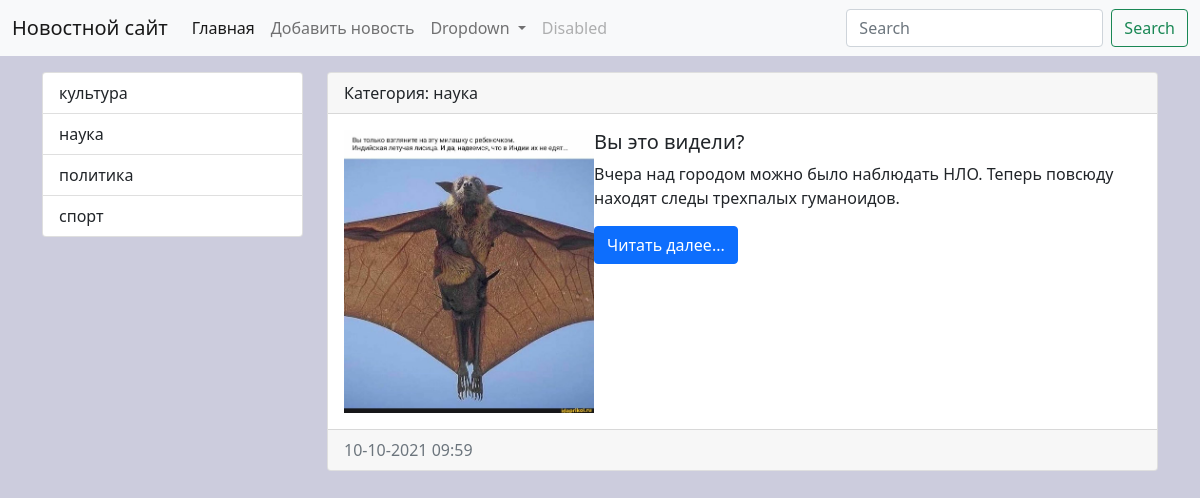
Page /category/4/ on the earlier database version.
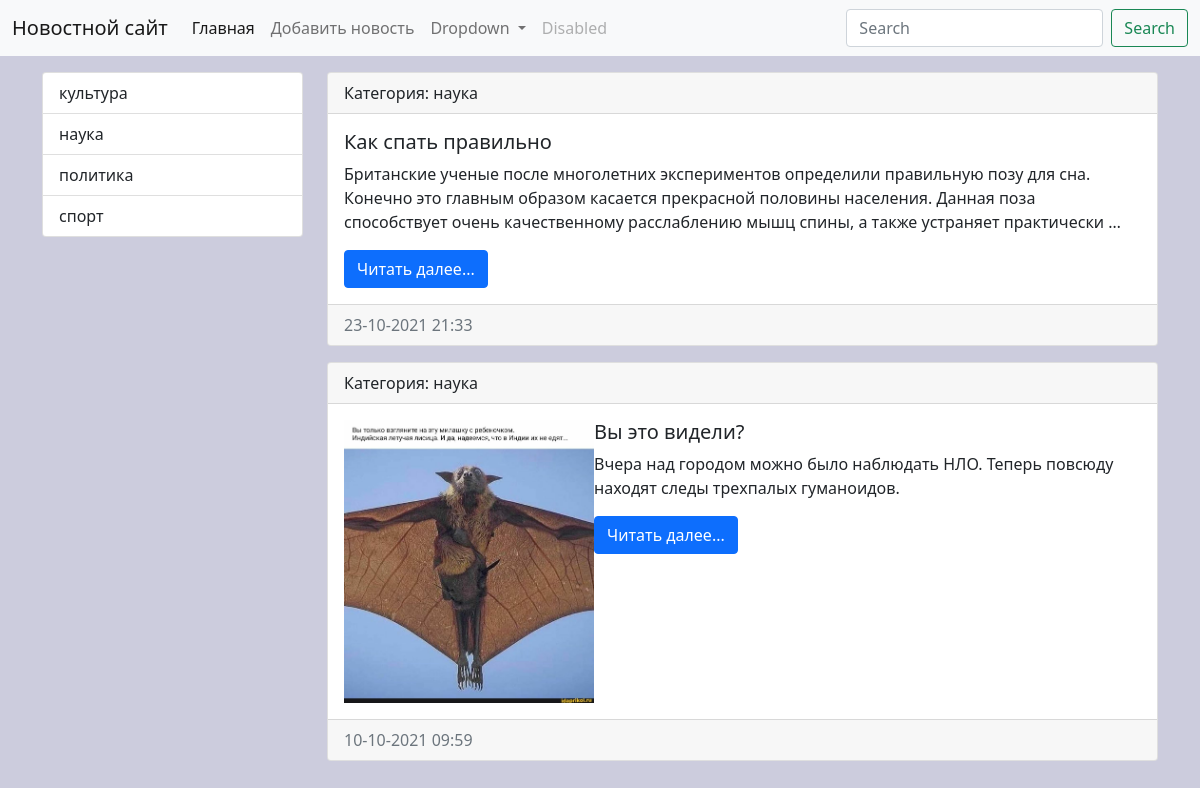
Same page on the later database version.
### news/models.py (models this page shows, shortened)
class Category(models.Model):
    title = models.CharField(max_length=150, db_index=True,verbose_name='Наименование категории')
    def get_absolute_url(self):
        return reverse('category', kwargs={'category_id': self.pk})
    class Meta:
        verbose_name = 'категория'
        verbose_name_plural = 'категории'
        ordering = ['title']

class News(models.Model):
    title = models.CharField('Заголовок', max_length=150)
    content = models.TextField('контент', blank=True)
    created_at = models.DateTimeField('Создана', auto_now_add=True)
    updated_at = models.DateTimeField('отредактирована', auto_now=True)
    photo = models.ImageField('фото', upload_to='photos/%Y/%m/%d', blank=True)
    is_published = models.BooleanField('опубликована', default=True)
    category = models.ForeignKey('Category', on_delete=models.PROTECT, null=True, verbose_name='Категория')
    def get_absolute_url(self):
        return reverse('view_news', kwargs={'news_id': self.pk})
    class Meta:
        verbose_name = "Новость"
        verbose_name_plural = "Новости"
        ordering = ['-created_at']

### news/views.py (the view)
# urls.py: path('category/<int:category_id>/', get_category, name='category'),
def get_category(request, category_id):
    news = News.objects.filter(category_id=category_id)
    category = Category.objects.get(pk=category_id)
    return render(request, 'news/category.html', {'news': news, 'category': category})

### news/templatetags/news_tags.py (called while the page is built)
@register.inclusion_tag('news/list_categories.html')
def show_categories():
    categories = Category.objects.all()
    return {"categories": categories}

### news/templates/news/category.html (shortened to what this page needs)
{% extends 'base.html' %}
{% block sidebar %}
{% include 'inc/_sidebar.html' %}
{% endblock %}
{% block content %}
    {%  for item in news %}
    <div class="card mb-3">
      <div class="card-header">
        Категория: {{ item.category.title }}
      </div>
      <div class="card-body">
          <div class="media">
              {% if item.photo %}
              <img src="{{ item.photo.url }}" alt="" class="float-md-start" width="250">
              {% else %}
                  <img src={% static '/img/no_images.jpg' %} alt="" class="float-md-start mr-3" width="250">
              {% endif %}
              <div class="media-body">
                    <h5 class="card-title">{{ item.title }}</h5>
                    <p class="card-text">{{ item.content|truncatewords:30 }}</p>
                    <a href="{{ item.get_absolute_url }}" class="btn btn-primary">Читать далее...</a>
              </div>
          </div>
      </div>
      <div class="card-footer text-muted">
          {{ item.created_at|date:"d-m-Y H:i" }}
      </div>
    </div>
    {% endfor %}
{% endblock %}

### news/templates/news/list_categories.html
<div class="list-group">
    {% for item in categories %}
    <a href="{{ item.get_absolute_url }}" class="list-group-item list-group-item-action"> {{ item.title }} </a>
    {% endfor %}
</div>

Differences in the rows shown:
added News: category "наука", title "Как спать правильно", content "Британские ученые после многолетних экспериментов определили правильную позу для сна. Конечно это главным образом касается прекрасной половины населения. Данная поза способствует очень качественному расслаблению мышц спины, а также устраняет практически …", created_at "23-10-2021 21:33"
